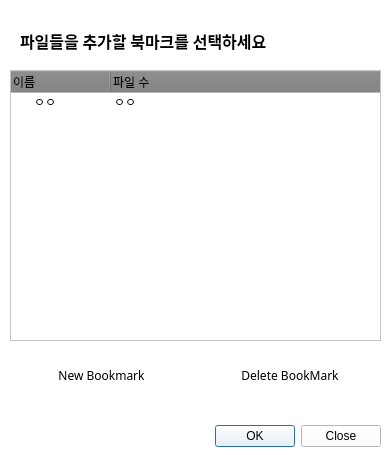
<?xml version="1.0" encoding="UTF-8"?>
<ui version="4.0">
 <class>add_to_bookmark_UI</class>
 <widget class="QDialog" name="add_to_bookmark_UI">
  <property name="geometry">
   <rect>
    <x>0</x>
    <y>0</y>
    <width>386</width>
    <height>455</height>
   </rect>
  </property>
  <property name="palette">
   <palette>
    <active>
     <colorrole role="WindowText">
      <brush brushstyle="SolidPattern">
       <color alpha="255">
        <red>0</red>
        <green>0</green>
        <blue>0</blue>
       </color>
      </brush>
     </colorrole>
     <colorrole role="Button">
      <brush brushstyle="SolidPattern">
       <color alpha="255">
        <red>255</red>
        <green>255</green>
        <blue>255</blue>
       </color>
      </brush>
     </colorrole>
     <colorrole role="Light">
      <brush brushstyle="SolidPattern">
       <color alpha="255">
        <red>255</red>
        <green>255</green>
        <blue>255</blue>
       </color>
      </brush>
     </colorrole>
     <colorrole role="Midlight">
      <brush brushstyle="SolidPattern">
       <color alpha="255">
        <red>255</red>
        <green>255</green>
        <blue>255</blue>
       </color>
      </brush>
     </colorrole>
     <colorrole role="Dark">
      <brush brushstyle="SolidPattern">
       <color alpha="255">
        <red>255</red>
        <green>255</green>
        <blue>255</blue>
       </color>
      </brush>
     </colorrole>
     <colorrole role="Mid">
      <brush brushstyle="SolidPattern">
       <color alpha="255">
        <red>170</red>
        <green>170</green>
        <blue>170</blue>
       </color>
      </brush>
     </colorrole>
     <colorrole role="Text">
      <brush brushstyle="SolidPattern">
       <color alpha="255">
        <red>0</red>
        <green>0</green>
        <blue>0</blue>
       </color>
      </brush>
     </colorrole>
     <colorrole role="BrightText">
      <brush brushstyle="SolidPattern">
       <color alpha="255">
        <red>255</red>
        <green>255</green>
        <blue>255</blue>
       </color>
      </brush>
     </colorrole>
     <colorrole role="ButtonText">
      <brush brushstyle="SolidPattern">
       <color alpha="255">
        <red>0</red>
        <green>0</green>
        <blue>0</blue>
       </color>
      </brush>
     </colorrole>
     <colorrole role="Base">
      <brush brushstyle="SolidPattern">
       <color alpha="255">
        <red>255</red>
        <green>255</green>
        <blue>255</blue>
       </color>
      </brush>
     </colorrole>
     <colorrole role="Window">
      <brush brushstyle="SolidPattern">
       <color alpha="255">
        <red>255</red>
        <green>255</green>
        <blue>255</blue>
       </color>
      </brush>
     </colorrole>
     <colorrole role="Shadow">
      <brush brushstyle="SolidPattern">
       <color alpha="255">
        <red>0</red>
        <green>0</green>
        <blue>0</blue>
       </color>
      </brush>
     </colorrole>
     <colorrole role="AlternateBase">
      <brush brushstyle="SolidPattern">
       <color alpha="255">
        <red>255</red>
        <green>255</green>
        <blue>255</blue>
       </color>
      </brush>
     </colorrole>
     <colorrole role="ToolTipBase">
      <brush brushstyle="SolidPattern">
       <color alpha="255">
        <red>255</red>
        <green>255</green>
        <blue>220</blue>
       </color>
      </brush>
     </colorrole>
     <colorrole role="ToolTipText">
      <brush brushstyle="SolidPattern">
       <color alpha="255">
        <red>0</red>
        <green>0</green>
        <blue>0</blue>
       </color>
      </brush>
     </colorrole>
    </active>
    <inactive>
     <colorrole role="WindowText">
      <brush brushstyle="SolidPattern">
       <color alpha="255">
        <red>0</red>
        <green>0</green>
        <blue>0</blue>
       </color>
      </brush>
     </colorrole>
     <colorrole role="Button">
      <brush brushstyle="SolidPattern">
       <color alpha="255">
        <red>255</red>
        <green>255</green>
        <blue>255</blue>
       </color>
      </brush>
     </colorrole>
     <colorrole role="Light">
      <brush brushstyle="SolidPattern">
       <color alpha="255">
        <red>255</red>
        <green>255</green>
        <blue>255</blue>
       </color>
      </brush>
     </colorrole>
     <colorrole role="Midlight">
      <brush brushstyle="SolidPattern">
       <color alpha="255">
        <red>255</red>
        <green>255</green>
        <blue>255</blue>
       </color>
      </brush>
     </colorrole>
     <colorrole role="Dark">
      <brush brushstyle="SolidPattern">
       <color alpha="255">
        <red>255</red>
        <green>255</green>
        <blue>255</blue>
       </color>
      </brush>
     </colorrole>
     <colorrole role="Mid">
      <brush brushstyle="SolidPattern">
       <color alpha="255">
        <red>170</red>
        <green>170</green>
        <blue>170</blue>
       </color>
      </brush>
     </colorrole>
     <colorrole role="Text">
      <brush brushstyle="SolidPattern">
       <color alpha="255">
        <red>0</red>
        <green>0</green>
        <blue>0</blue>
       </color>
      </brush>
     </colorrole>
     <colorrole role="BrightText">
      <brush brushstyle="SolidPattern">
       <color alpha="255">
        <red>255</red>
        <green>255</green>
        <blue>255</blue>
       </color>
      </brush>
     </colorrole>
     <colorrole role="ButtonText">
      <brush brushstyle="SolidPattern">
       <color alpha="255">
        <red>0</red>
        <green>0</green>
        <blue>0</blue>
       </color>
      </brush>
     </colorrole>
     <colorrole role="Base">
      <brush brushstyle="SolidPattern">
       <color alpha="255">
        <red>255</red>
        <green>255</green>
        <blue>255</blue>
       </color>
      </brush>
     </colorrole>
     <colorrole role="Window">
      <brush brushstyle="SolidPattern">
       <color alpha="255">
        <red>255</red>
        <green>255</green>
        <blue>255</blue>
       </color>
      </brush>
     </colorrole>
     <colorrole role="Shadow">
      <brush brushstyle="SolidPattern">
       <color alpha="255">
        <red>0</red>
        <green>0</green>
        <blue>0</blue>
       </color>
      </brush>
     </colorrole>
     <colorrole role="AlternateBase">
      <brush brushstyle="SolidPattern">
       <color alpha="255">
        <red>255</red>
        <green>255</green>
        <blue>255</blue>
       </color>
      </brush>
     </colorrole>
     <colorrole role="ToolTipBase">
      <brush brushstyle="SolidPattern">
       <color alpha="255">
        <red>255</red>
        <green>255</green>
        <blue>220</blue>
       </color>
      </brush>
     </colorrole>
     <colorrole role="ToolTipText">
      <brush brushstyle="SolidPattern">
       <color alpha="255">
        <red>0</red>
        <green>0</green>
        <blue>0</blue>
       </color>
      </brush>
     </colorrole>
    </inactive>
    <disabled>
     <colorrole role="WindowText">
      <brush brushstyle="SolidPattern">
       <color alpha="255">
        <red>255</red>
        <green>255</green>
        <blue>255</blue>
       </color>
      </brush>
     </colorrole>
     <colorrole role="Button">
      <brush brushstyle="SolidPattern">
       <color alpha="255">
        <red>255</red>
        <green>255</green>
        <blue>255</blue>
       </color>
      </brush>
     </colorrole>
     <colorrole role="Light">
      <brush brushstyle="SolidPattern">
       <color alpha="255">
        <red>255</red>
        <green>255</green>
        <blue>255</blue>
       </color>
      </brush>
     </colorrole>
     <colorrole role="Midlight">
      <brush brushstyle="SolidPattern">
       <color alpha="255">
        <red>255</red>
        <green>255</green>
        <blue>255</blue>
       </color>
      </brush>
     </colorrole>
     <colorrole role="Dark">
      <brush brushstyle="SolidPattern">
       <color alpha="255">
        <red>255</red>
        <green>255</green>
        <blue>255</blue>
       </color>
      </brush>
     </colorrole>
     <colorrole role="Mid">
      <brush brushstyle="SolidPattern">
       <color alpha="255">
        <red>170</red>
        <green>170</green>
        <blue>170</blue>
       </color>
      </brush>
     </colorrole>
     <colorrole role="Text">
      <brush brushstyle="SolidPattern">
       <color alpha="255">
        <red>255</red>
        <green>255</green>
        <blue>255</blue>
       </color>
      </brush>
     </colorrole>
     <colorrole role="BrightText">
      <brush brushstyle="SolidPattern">
       <color alpha="255">
        <red>255</red>
        <green>255</green>
        <blue>255</blue>
       </color>
      </brush>
     </colorrole>
     <colorrole role="ButtonText">
      <brush brushstyle="SolidPattern">
       <color alpha="255">
        <red>255</red>
        <green>255</green>
        <blue>255</blue>
       </color>
      </brush>
     </colorrole>
     <colorrole role="Base">
      <brush brushstyle="SolidPattern">
       <color alpha="255">
        <red>255</red>
        <green>255</green>
        <blue>255</blue>
       </color>
      </brush>
     </colorrole>
     <colorrole role="Window">
      <brush brushstyle="SolidPattern">
       <color alpha="255">
        <red>255</red>
        <green>255</green>
        <blue>255</blue>
       </color>
      </brush>
     </colorrole>
     <colorrole role="Shadow">
      <brush brushstyle="SolidPattern">
       <color alpha="255">
        <red>0</red>
        <green>0</green>
        <blue>0</blue>
       </color>
      </brush>
     </colorrole>
     <colorrole role="AlternateBase">
      <brush brushstyle="SolidPattern">
       <color alpha="255">
        <red>255</red>
        <green>255</green>
        <blue>255</blue>
       </color>
      </brush>
     </colorrole>
     <colorrole role="ToolTipBase">
      <brush brushstyle="SolidPattern">
       <color alpha="255">
        <red>255</red>
        <green>255</green>
        <blue>220</blue>
       </color>
      </brush>
     </colorrole>
     <colorrole role="ToolTipText">
      <brush brushstyle="SolidPattern">
       <color alpha="255">
        <red>0</red>
        <green>0</green>
        <blue>0</blue>
       </color>
      </brush>
     </colorrole>
    </disabled>
   </palette>
  </property>
  <property name="windowTitle">
   <string>Add to Bookmark</string>
  </property>
  <widget class="QDialogButtonBox" name="buttonBox">
   <property name="geometry">
    <rect>
     <x>40</x>
     <y>420</y>
     <width>341</width>
     <height>32</height>
    </rect>
   </property>
   <property name="orientation">
    <enum>Qt::Horizontal</enum>
   </property>
   <property name="standardButtons">
    <set>QDialogButtonBox::Close|QDialogButtonBox::Ok</set>
   </property>
   <property name="centerButtons">
    <bool>false</bool>
   </property>
  </widget>
  <widget class="QTreeWidget" name="bookmark_list_treeWidget">
   <property name="geometry">
    <rect>
     <x>10</x>
     <y>70</y>
     <width>371</width>
     <height>271</height>
    </rect>
   </property>
   <property name="palette">
    <palette>
     <active>
      <colorrole role="WindowText">
       <brush brushstyle="SolidPattern">
        <color alpha="255">
         <red>0</red>
         <green>0</green>
         <blue>0</blue>
        </color>
       </brush>
      </colorrole>
      <colorrole role="Button">
       <brush brushstyle="SolidPattern">
        <color alpha="255">
         <red>126</red>
         <green>126</green>
         <blue>126</blue>
        </color>
       </brush>
      </colorrole>
      <colorrole role="Midlight">
       <brush brushstyle="SolidPattern">
        <color alpha="255">
         <red>167</red>
         <green>167</green>
         <blue>167</blue>
        </color>
       </brush>
      </colorrole>
      <colorrole role="Dark">
       <brush brushstyle="SolidPattern">
        <color alpha="255">
         <red>129</red>
         <green>129</green>
         <blue>129</blue>
        </color>
       </brush>
      </colorrole>
      <colorrole role="Text">
       <brush brushstyle="SolidPattern">
        <color alpha="255">
         <red>0</red>
         <green>0</green>
         <blue>0</blue>
        </color>
       </brush>
      </colorrole>
      <colorrole role="ButtonText">
       <brush brushstyle="SolidPattern">
        <color alpha="255">
         <red>0</red>
         <green>0</green>
         <blue>0</blue>
        </color>
       </brush>
      </colorrole>
     </active>
     <inactive>
      <colorrole role="WindowText">
       <brush brushstyle="SolidPattern">
        <color alpha="255">
         <red>0</red>
         <green>0</green>
         <blue>0</blue>
        </color>
       </brush>
      </colorrole>
      <colorrole role="Button">
       <brush brushstyle="SolidPattern">
        <color alpha="255">
         <red>126</red>
         <green>126</green>
         <blue>126</blue>
        </color>
       </brush>
      </colorrole>
      <colorrole role="Midlight">
       <brush brushstyle="SolidPattern">
        <color alpha="255">
         <red>167</red>
         <green>167</green>
         <blue>167</blue>
        </color>
       </brush>
      </colorrole>
      <colorrole role="Dark">
       <brush brushstyle="SolidPattern">
        <color alpha="255">
         <red>129</red>
         <green>129</green>
         <blue>129</blue>
        </color>
       </brush>
      </colorrole>
      <colorrole role="Text">
       <brush brushstyle="SolidPattern">
        <color alpha="255">
         <red>0</red>
         <green>0</green>
         <blue>0</blue>
        </color>
       </brush>
      </colorrole>
      <colorrole role="ButtonText">
       <brush brushstyle="SolidPattern">
        <color alpha="255">
         <red>0</red>
         <green>0</green>
         <blue>0</blue>
        </color>
       </brush>
      </colorrole>
     </inactive>
     <disabled>
      <colorrole role="WindowText">
       <brush brushstyle="SolidPattern">
        <color alpha="255">
         <red>129</red>
         <green>129</green>
         <blue>129</blue>
        </color>
       </brush>
      </colorrole>
      <colorrole role="Button">
       <brush brushstyle="SolidPattern">
        <color alpha="255">
         <red>126</red>
         <green>126</green>
         <blue>126</blue>
        </color>
       </brush>
      </colorrole>
      <colorrole role="Midlight">
       <brush brushstyle="SolidPattern">
        <color alpha="255">
         <red>167</red>
         <green>167</green>
         <blue>167</blue>
        </color>
       </brush>
      </colorrole>
      <colorrole role="Dark">
       <brush brushstyle="SolidPattern">
        <color alpha="255">
         <red>129</red>
         <green>129</green>
         <blue>129</blue>
        </color>
       </brush>
      </colorrole>
      <colorrole role="Text">
       <brush brushstyle="SolidPattern">
        <color alpha="255">
         <red>129</red>
         <green>129</green>
         <blue>129</blue>
        </color>
       </brush>
      </colorrole>
      <colorrole role="ButtonText">
       <brush brushstyle="SolidPattern">
        <color alpha="255">
         <red>129</red>
         <green>129</green>
         <blue>129</blue>
        </color>
       </brush>
      </colorrole>
     </disabled>
    </palette>
   </property>
   <column>
    <property name="text">
     <string>이름</string>
    </property>
   </column>
   <column>
    <property name="text">
     <string>파일 수</string>
    </property>
   </column>
   <item>
    <property name="text">
     <string>ㅇㅇ</string>
    </property>
    <property name="text">
     <string>ㅇㅇ</string>
    </property>
   </item>
  </widget>
  <widget class="QLabel" name="label">
   <property name="geometry">
    <rect>
     <x>20</x>
     <y>20</y>
     <width>391</width>
     <height>41</height>
    </rect>
   </property>
   <property name="font">
    <font>
     <family>맑은 고딕</family>
     <pointsize>12</pointsize>
     <weight>75</weight>
     <bold>true</bold>
    </font>
   </property>
   <property name="text">
    <string>파일들을 추가할 북마크를 선택하세요</string>
   </property>
  </widget>
  <widget class="QWidget" name="layoutWidget">
   <property name="geometry">
    <rect>
     <x>10</x>
     <y>340</y>
     <width>371</width>
     <height>71</height>
    </rect>
   </property>
   <layout class="QHBoxLayout" name="horizontalLayout">
    <item>
     <widget class="QPushButton" name="pushButton">
      <property name="palette">
       <palette>
        <active>
         <colorrole role="Button">
          <brush brushstyle="SolidPattern">
           <color alpha="255">
            <red>124</red>
            <green>124</green>
            <blue>124</blue>
           </color>
          </brush>
         </colorrole>
         <colorrole role="Midlight">
          <brush brushstyle="SolidPattern">
           <color alpha="255">
            <red>172</red>
            <green>172</green>
            <blue>172</blue>
           </color>
          </brush>
         </colorrole>
        </active>
        <inactive>
         <colorrole role="Button">
          <brush brushstyle="SolidPattern">
           <color alpha="255">
            <red>124</red>
            <green>124</green>
            <blue>124</blue>
           </color>
          </brush>
         </colorrole>
         <colorrole role="Midlight">
          <brush brushstyle="SolidPattern">
           <color alpha="255">
            <red>172</red>
            <green>172</green>
            <blue>172</blue>
           </color>
          </brush>
         </colorrole>
        </inactive>
        <disabled>
         <colorrole role="Button">
          <brush brushstyle="SolidPattern">
           <color alpha="255">
            <red>124</red>
            <green>124</green>
            <blue>124</blue>
           </color>
          </brush>
         </colorrole>
         <colorrole role="Midlight">
          <brush brushstyle="SolidPattern">
           <color alpha="255">
            <red>172</red>
            <green>172</green>
            <blue>172</blue>
           </color>
          </brush>
         </colorrole>
        </disabled>
       </palette>
      </property>
      <property name="font">
       <font>
        <family>맑은 고딕</family>
        <pointsize>9</pointsize>
        <weight>50</weight>
        <bold>false</bold>
       </font>
      </property>
      <property name="text">
       <string>New Bookmark</string>
      </property>
      <property name="icon">
       <iconset resource="UI_resource_Add_to_Bookmark.qrc">
        <normaloff>:/UI_resource_Add_to_Bookmark/documents-document-add.png</normaloff>:/UI_resource_Add_to_Bookmark/documents-document-add.png</iconset>
      </property>
      <property name="iconSize">
       <size>
        <width>48</width>
        <height>48</height>
       </size>
      </property>
      <property name="flat">
       <bool>true</bool>
      </property>
     </widget>
    </item>
    <item>
     <widget class="QPushButton" name="pushButton_2">
      <property name="font">
       <font>
        <family>맑은 고딕</family>
       </font>
      </property>
      <property name="text">
       <string>Delete BookMark</string>
      </property>
      <property name="icon">
       <iconset resource="UI_resource_Add_to_Bookmark.qrc">
        <normaloff>:/UI_resource_Add_to_Bookmark/controls-editor-trash.png</normaloff>:/UI_resource_Add_to_Bookmark/controls-editor-trash.png</iconset>
      </property>
      <property name="iconSize">
       <size>
        <width>48</width>
        <height>48</height>
       </size>
      </property>
      <property name="autoDefault">
       <bool>false</bool>
      </property>
      <property name="default">
       <bool>false</bool>
      </property>
      <property name="flat">
       <bool>true</bool>
      </property>
     </widget>
    </item>
   </layout>
  </widget>
 </widget>
 <resources>
  <include location="UI_resource_Add_to_Bookmark.qrc"/>
 </resources>
 <connections>
  <connection>
   <sender>buttonBox</sender>
   <signal>accepted()</signal>
   <receiver>add_to_bookmark_UI</receiver>
   <slot>accept()</slot>
   <hints>
    <hint type="sourcelabel">
     <x>258</x>
     <y>434</y>
    </hint>
    <hint type="destinationlabel">
     <x>157</x>
     <y>274</y>
    </hint>
   </hints>
  </connection>
  <connection>
   <sender>buttonBox</sender>
   <signal>rejected()</signal>
   <receiver>add_to_bookmark_UI</receiver>
   <slot>reject()</slot>
   <hints>
    <hint type="sourcelabel">
     <x>326</x>
     <y>440</y>
    </hint>
    <hint type="destinationlabel">
     <x>286</x>
     <y>274</y>
    </hint>
   </hints>
  </connection>
  <connection>
   <sender>pushButton</sender>
   <signal>clicked()</signal>
   <receiver>add_to_bookmark_UI</receiver>
   <slot>new_bookmark_button_UI()</slot>
   <hints>
    <hint type="sourcelabel">
     <x>105</x>
     <y>365</y>
    </hint>
    <hint type="destinationlabel">
     <x>27</x>
     <y>431</y>
    </hint>
   </hints>
  </connection>
  <connection>
   <sender>bookmark_list_treeWidget</sender>
   <signal>clicked(QModelIndex)</signal>
   <receiver>add_to_bookmark_UI</receiver>
   <slot>select_bookmark_button_UI(QModelIndex)</slot>
   <hints>
    <hint type="sourcelabel">
     <x>189</x>
     <y>235</y>
    </hint>
    <hint type="destinationlabel">
     <x>196</x>
     <y>412</y>
    </hint>
   </hints>
  </connection>
 </connections>
 <slots>
  <slot>new_bookmark_button_UI()</slot>
  <slot>delete_bookmark_button_UI()</slot>
  <slot>select_bookmark_button_UI(QModelIndex)</slot>
 </slots>
</ui>
